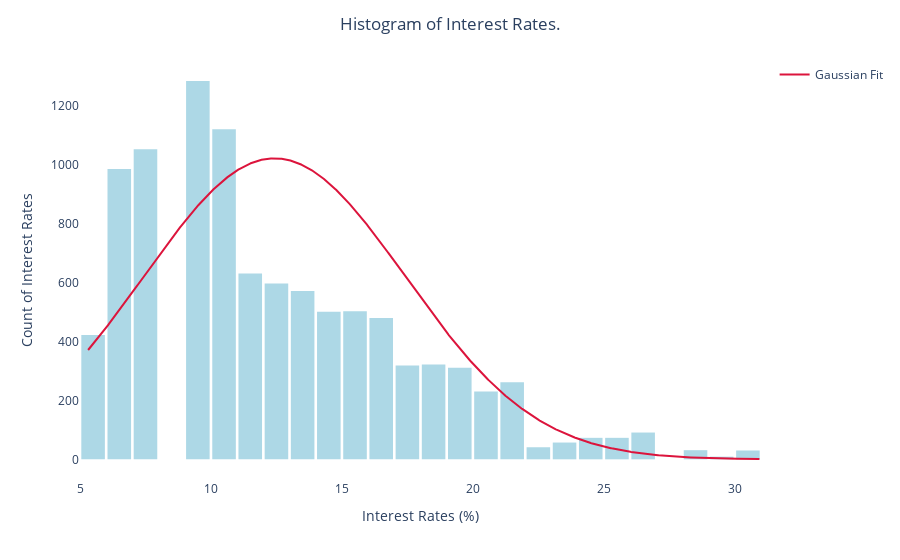

Notebook code for this chart:
### Markdown cell above
**Problem 1** Create a histogram of your own! Try making a histogram of one of the other pieces of numerical data. Make it as fancy as you want. Include some categorical information. Do you learn anything from your graph? If so what?

### Code cell
iavg = average(DF['interest_rate'])
std = DF['interest_rate'].std()

# Generate x values for Gaussian curve
irange = np.linspace(DF['interest_rate'].min(), DF['interest_rate'].max(), 1000)

# Gaussian function values
gaussian = (1 / (std * np.sqrt(2 * np.pi))) * np.exp(-0.5 * ((irange - iavg) / std) ** 2)

# Scale Gaussian to match histogram's area
hist_vals, bin_edges = np.histogram(DF['interest_rate'], bins=20)
bin_width = bin_edges[1] - bin_edges[0]
scale_factor = len(DF) * bin_width
gaussian_scaled = gaussian * scale_factor


fig = px.histogram(DF,
                   nbins=50,
                   x='interest_rate',
                   color_discrete_sequence=['lightblue'])


fig = go.Figure(fig)

# Add Gaussian curve
fig.add_trace(go.Scatter(x=irange, y=gaussian_scaled,
                         mode='lines',
                         name='Gaussian Fit',
                         line=dict(color='crimson', width=2)))

fig.update_layout(bargap=0.1,
                  title='Histogram of Interest Rates.',
                  title_x=0.5,
                  plot_bgcolor='white',
                  xaxis_title="Interest Rates (%)",
                  yaxis_title="Count of Interest Rates",
                  paper_bgcolor='white')

fig.show()

### Figure 1 — Plotly figure (JSON) as saved in the notebook; plotly's stock layout.template omitted (floating-point values rounded to 4 significant figures; data arrays with more than 128 entries replaced by an {"elided": "..."} marker saying what was removed)
{"data": [{"bingroup": "x", "hovertemplate": "interest_rate=%{x}<br>count=%{y}<extra></extra>", "legendgroup": "", "marker": {"color": "lightblue", "pattern": {"shape": ""}}, "name": "", "nbinsx": 50, "orientation": "v", "showlegend": false, "type": "histogram", "x": {"elided": "10000 float values"}, "xaxis": "x", "yaxis": "y"}, {"line": {"color": "crimson", "width": 2}, "mode": "lines", "name": "Gaussian Fit", "type": "scatter", "x": {"elided": "1000 float values"}, "y": {"elided": "1000 float values"}}], "layout": {"bargap": 0.1, "barmode": "relative", "legend": {"tracegroupgap": 0}, "margin": {"t": 60}, "paper_bgcolor": "white", "plot_bgcolor": "white", "title": {"text": "Histogram of Interest Rates.", "x": 0.5}, "xaxis": {"anchor": "y", "domain": [0, 1], "title": {"text": "Interest Rates (%)"}}, "yaxis": {"anchor": "x", "domain": [0, 1], "title": {"text": "Count of Interest Rates"}}}}
